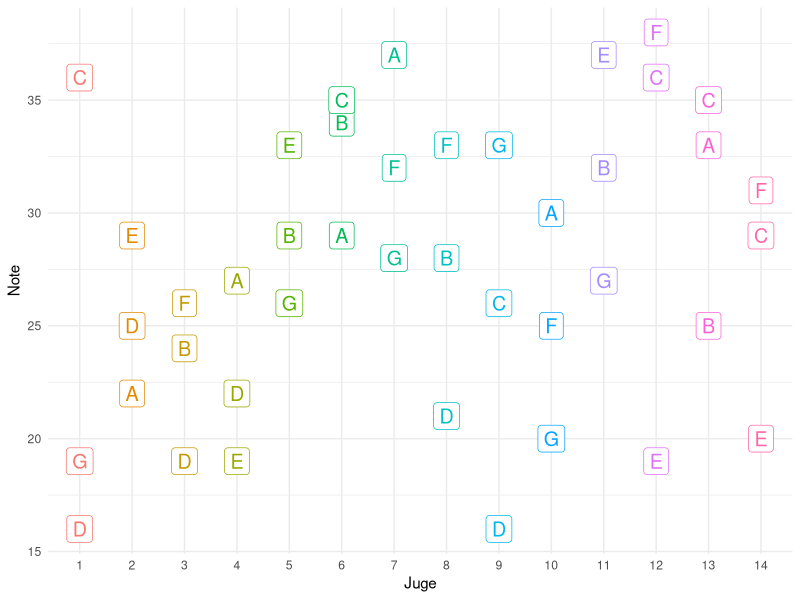
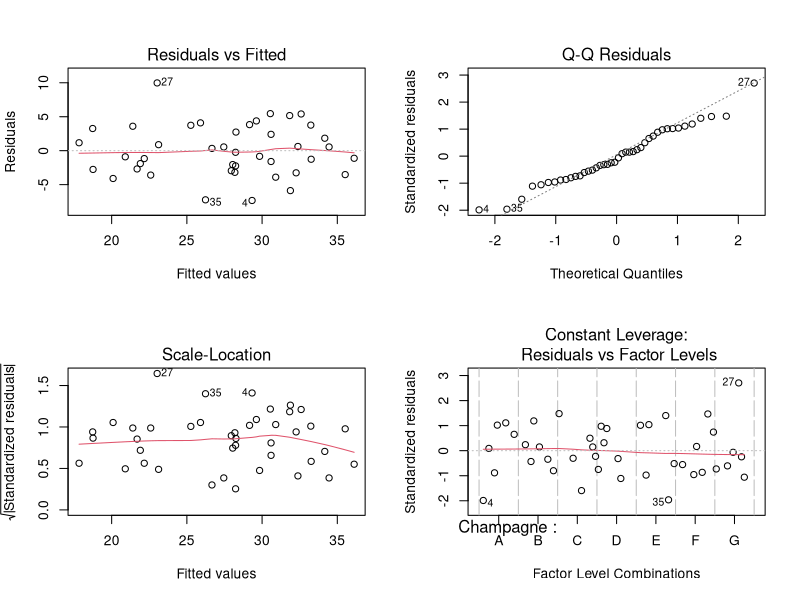

Generate these figures, in order, with R: (Note: this script raises an error after producing the figures.)
## ---- chunk 1
options(htmltools.dir.version = FALSE)
knitr::opts_chunk$set(echo = TRUE, fig.align = "center", fig.retina = 2, comment = NA)
## ---- chunk 2
champagnes <- read.table('champagnes.txt', header = T)
str(champagnes)
## ---- chunk 3
champagnes$Juge <- as.factor(champagnes$Juge)
str(champagnes)
## ---- chunk 4
table(champagnes$Juge)
table(champagnes$Champagne)
table(champagnes$Juge, champagnes$Champagne)
## ---- chunk 5
by(champagnes$Note, champagnes$Champagne, mean)
## ---- chunk 6
library(tidyverse)
champagnes %>% 
  group_by(Champagne) %>% 
  summarise(Moyenne = mean(Note), Min = min(Note), 
            Median = median(Note), Max = max(Note)) %>% 
  arrange(desc(Moyenne))
## ---- chunk 7
ggplot(champagnes) +
  aes(x = Juge, y = Note, color = Juge) +
  geom_label(aes(label = Champagne), size = 5) +
  theme_minimal() +
  theme(legend.position = "none")
## ---- chunk 8
modele <- lm(Note ~ Champagne + Juge, data = champagnes)
modele
## ---- chunk 9
par(mfrow = c(2, 2))
plot(modele)
## ---- chunk 10
modele_0 <- lm(Note ~ 1, data = champagnes)
anova(modele_0, modele)
## ---- chunk 11
anova(modele)
## ---- chunk 12
car::Anova(modele)
## ---- chunk 13
summary(modele)
## ---- chunk 14
lsmeans <- lsmeans::lsmeans(modele, pairwise ~ Champagne, 
                            adjust = "bonferroni")
lsmeans$lsmeans
## ---- chunk 15
lsmeans$contrasts
## ---- chunk 16
library(broom)
lsmeans$lsmeans %>% tidy() %>% arrange(desc(estimate))
## ---- chunk 17
lsmeans$contrasts %>% tidy() %>% filter(p.value < 0.05)
